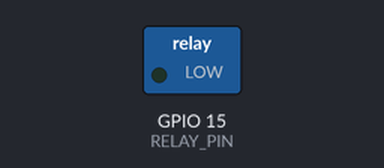
A program run on a simulated ESP32. On the bench: switched loads named in the program (green lamp = pin HIGH). Dashed ring = blinking.

Above: at 0.5 s.
Timing chart, 0 to 4.6 s (numbered marks = the images above):
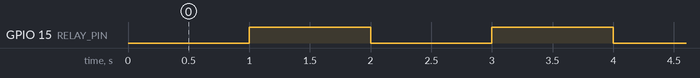

The program:

main.cpp
```cpp
#include <Arduino.h>
#define RELAY_PIN 15

hw_timer_t* timer = NULL;//初始化定时器


void led_display()
{
  digitalWrite(RELAY_PIN, !digitalRead(RELAY_PIN));//翻转继电器状态

}
void setup()
{
    pinMode(RELAY_PIN, OUTPUT);
    timer = timerBegin(0, 80, true);//初始化定时器，80为分频，true为上升沿触发
    timerAttachInterrupt(timer, led_display, true);//将定时器中断连接到led_display函数
    timerAlarmWrite(timer, 1000000, true);//设置定时器中断触发时间为1秒，true为重复触发
    timerAlarmEnable(timer);//启动定时器中断
}
  void loop()
{

}
```

Measured:
- by itself, GPIO 15 (RELAY_PIN): alternates HIGH for 1.0 s and LOW for 1.0 s
